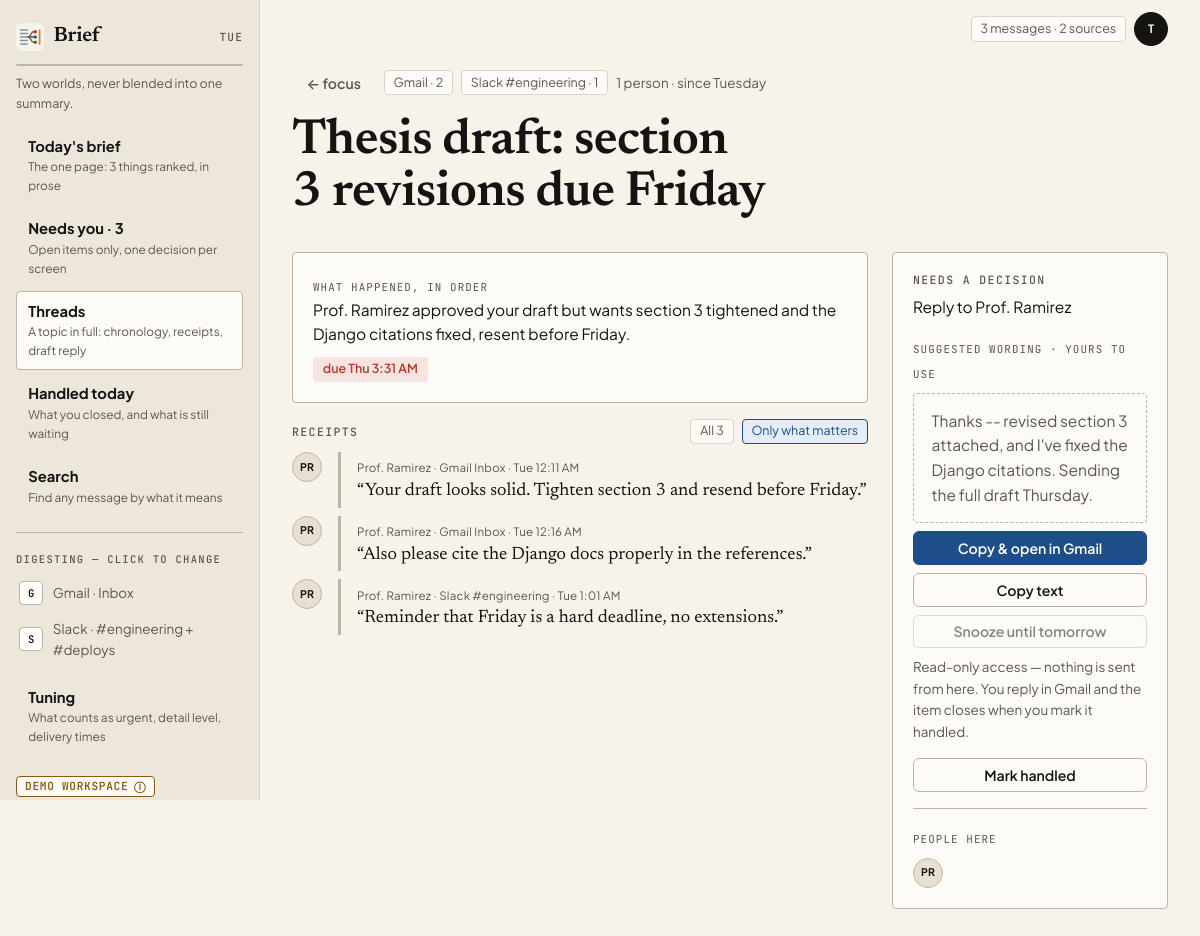
The app's page /work/thread/11/ (signed in) with its own data.
### unopsis/models.py (models this page shows, shortened)
class Connection(models.Model):
    class Status(models.TextChoices):
        CONNECTED = "connected", "Connected"
        ERROR = "error", "Error"
        REVOKED = "revoked", "Revoked"
    space = models.ForeignKey(Space, on_delete=models.CASCADE, related_name="connections")
    provider = models.CharField(max_length=32, choices=Provider.choices)
    external_account = models.CharField(
        max_length=254,
        help_text="Identifier at the provider, e.g. an address, workspace, or handle.",
    )
    display_name = models.CharField(max_length=120, blank=True)
    status = models.CharField(max_length=16, choices=Status.choices, default=Status.CONNECTED)
    read_only = models.BooleanField(default=True)
    token_ref = models.CharField(
        max_length=200, blank=True,
        help_text=(
            "Opaque pointer to credentials held in a secrets store. No token "
            "material is ever written to this table."
        ),
    )
    included_scopes = models.JSONField(
        default=list, blank=True,
        help_text=(
            'Which channels/labels/chats count, e.g. '
            '[{"id":"C08KJ21X","name":"#engineering","type":"channel"}]. '
            "Excluded scopes are simply absent."
        ),
    )
    last_synced_at = models.DateTimeField(null=True, blank=True)
    last_error = models.TextField(blank=True)
    class Meta:
        ordering = ["space", "provider", "external_account"]
        constraints = [
            models.UniqueConstraint(
                fields=["space", "provider", "external_account"],
                name="uniq_connection_per_space_provider_account",
            )
        ]

class Message(models.Model):
    connection = models.ForeignKey(Connection, on_delete=models.CASCADE, related_name="messages")
    author = models.ForeignKey(
        Person,
        on_delete=models.PROTECT,
        related_name="messages",
    )
    external_id = models.CharField(max_length=200, help_text="The provider's own message id.")
    scope_name = models.CharField(
        max_length=200, blank=True,
        help_text="Channel/label the message arrived in, denormalized from the provider.",
    )
    sent_at = models.DateTimeField()
    body = models.TextField()
    permalink = models.URLField(blank=True)
    is_noise = models.BooleanField(default=False)
    raw = models.JSONField(default=dict, blank=True)
    class Meta:
        ordering = ["-sent_at"]
        constraints = [
            models.UniqueConstraint(
                fields=["connection", "external_id"], name="uniq_message_per_connection"
            )
        ]
        indexes = [
            models.Index(fields=["connection", "sent_at"], name="idx_message_conn_sent"),
        ]

class BriefItem(models.Model):
    class Lane(models.TextChoices):
        NEEDS_YOU = "needs_you", "Needs you"
        MOVING = "moving", "Moving without you"
        FYI = "fyi", "FYI"
    class State(models.TextChoices):
        OPEN = "open", "Open"
        HANDLED = "handled", "Handled"
        SNOOZED = "snoozed", "Snoozed"
        DISMISSED = "dismissed", "Dismissed"
    brief = models.ForeignKey(Brief, on_delete=models.CASCADE, related_name="items")
    title = models.CharField(max_length=200, help_text="The subject this item is about.")
    messages = models.ManyToManyField(
        Message, related_name="brief_items", blank=True,
        help_text="The receipts: every message this item's summary rests on.",
    )
    primary_message = models.ForeignKey(
        Message,
        on_delete=models.SET_NULL,
        null=True, blank=True, related_name="lead_for_items",
    )
    lane = models.CharField(max_length=16, choices=Lane.choices)
    rank = models.PositiveIntegerField()
    summary = models.TextField()
    why = models.TextField(blank=True, help_text="Why this surfaced -- shown on demand.")
    deadline_at = models.DateTimeField(null=True, blank=True)
    state = models.CharField(max_length=16, choices=State.choices, default=State.OPEN)
    handled_at = models.DateTimeField(null=True, blank=True)
    snoozed_until = models.DateTimeField(null=True, blank=True)
    actions = models.JSONField(
        default=list, blank=True,
        help_text=(
            'Offered actions, e.g. '
            '[{"kind":"reply","label":"Reply to Prof. Ramirez","primary":true}].'
        ),
    )
    draft_body = models.TextField(blank=True, help_text="A reply composed but not yet sent.")
    draft_sent_at = models.DateTimeField(null=True, blank=True)
    open_count = models.PositiveIntegerField(default=0)
    feedback = models.SmallIntegerField(
        default=0, help_text="-1 thumbs down, 0 none, +1 thumbs up."
    )
    class Meta:
        ordering = ["lane", "rank"]
        constraints = [
            models.UniqueConstraint(fields=["brief", "lane", "rank"], name="uniq_slot_per_brief"),
            models.UniqueConstraint(fields=["brief", "title"], name="uniq_title_per_brief"),
        ]

class Person(models.Model):
    space = models.ForeignKey(Space, on_delete=models.CASCADE, related_name="people")
    display_name = models.CharField(max_length=120)
    handles = models.JSONField(
        default=list, blank=True,
        help_text='Provider identities, e.g. ["priya@work.com", "@priya"].',
    )
    is_vip = models.BooleanField(default=False)
    first_seen_at = models.DateTimeField(auto_now_add=True)
    class Meta:
        ordering = ["-is_vip", "display_name"]
        constraints = [
            models.UniqueConstraint(
                fields=["space", "display_name"], name="uniq_person_per_space_name"
            )
        ]

### unopsis/app_views.py (the view)
# urls.py: path("<world:kind>/thread/<int:pk>/", app_views.thread, name="app-thread"),
@login_required
def thread(request, kind, pk):
    item = get_object_or_404(
        BriefItem.objects.select_related("brief__space", "primary_message__connection")
        .prefetch_related("messages__connection"),
        pk=pk, brief__space__kind=kind, brief__space__user=request.user,
    )
    show_all = request.GET.get("show") == "all"
    receipts = item.messages.select_related("author", "connection").order_by("sent_at")
    hidden = receipts.filter(is_noise=True).count()
    if not show_all:
        receipts = receipts.exclude(is_noise=True)
    space, brief, now = item.brief.space, item.brief, timezone.now()
    primary = item.primary_message
    safe_link = primary is not None and urlparse(primary.permalink).scheme in ("http", "https")
    return _render_world(
        request, "unopsis/app/thread.html", kind, "threads" if kind == WORK else "since",
        space, brief, now,
        item=item,
        chips=ui.source_chips(item),
        receipts=list(receipts),
        hidden=hidden,
        show_all=show_all,
        total=item.messages.count(),
        people=Person.objects.filter(messages__brief_items=item).distinct().order_by("display_name"),
        decision=ui.primary_action(item),
        secondary=ui.secondary_actions(item),
        open_url=primary.permalink if safe_link else "",
        open_label=primary.connection.get_provider_display() if primary else "",
    )

### templates/unopsis/app/thread.html (shortened to what this page needs)
{% extends "unopsis/app/shell.html" %}
{% load app_ui %}
{% block rail %}{% include "unopsis/app/_rail_world.html" %}{% endblock %}
{% block rail_foot %}{% include "unopsis/app/_rail_world_foot.html" %}{% endblock %}
{% block topbar %}<span class="chip">{{ total }} message{{ total|pluralize }} · {{ chips|length }} source{{ chips|length|pluralize }}</span>{% endblock %}
{% block app_content %}
  <p class="d-flex flex-wrap align-items-center gap-2">
    {% if world == 'work' %}
      <a class="btn-app btn-app--quiet" href="{% url 'app-work-focus' item.pk %}">← focus</a>
    {% else %}
      <a class="btn-app btn-app--quiet" href="{% url 'app-personal-catchup' %}">← catch-up</a>
    {% endif %}
    {% for chip in chips %}<span class="chip">{{ chip.label }} · {{ chip.count }}</span>{% endfor %}
    <span class="meta">{{ people|length }} {{ people|length|pluralize:"person,people" }}{% if receipts %} · since {{ receipts.0.sent_at|date:"l" }}{% endif %}</span>
  </p>
  <h1 class="page-title">{{ item.title }}</h1>
  <div class="row g-4 mt-1">
    <div class="col-lg-8">
      <div class="app-card mb-3">
        <small class="meta">What happened, in order</small>
        <p class="mb-2">{{ item.summary }}</p>
        {% if item.deadline_at %}<span class="chip chip--due">due {{ item.deadline_at|date:"D g:i A" }}</span>{% endif %}
      </div>
      <div class="d-flex justify-content-between align-items-center mb-2">
        <h2 class="h6 mb-0">Receipts</h2>
        <span class="d-flex gap-2">
          <a class="chip {% if show_all %}chip--on{% endif %}" href="?show=all">All {{ total }}</a>
          <a class="chip {% if not show_all %}chip--on{% endif %}" href="?">Only what matters</a>
        </span>
      </div>
      {% for message in receipts %}
        <div class="d-flex gap-3 mb-2">
          <span class="avatar" title="{{ message.author.display_name }}">{{ message.author.display_name|initials }}</span>
          <div class="receipt flex-grow-1">
            <small class="meta">{{ message.author.display_name }} · {{ message.connection.get_provider_display }}{% if message.scope_name %} {{ message.scope_name }}{% endif %} · {{ message.sent_at|date:"D g:i A" }}</small>
            <p class="mb-0">“{{ message.body }}”</p>
          </div>
        </div>
      {% empty %}
        <p class="meta">No messages are cited for this item.</p>
      {% endfor %}
    </div>
    <div class="col-lg-4">
      <div class="app-card">
        <h2 class="h6">Needs a decision</h2>
        {% if decision %}<p>{{ decision.label }}</p>{% else %}<p class="meta">Nothing to decide — read and close.</p>{% endif %}
        {% if item.draft_body %}
          <small class="meta">Suggested wording · yours to use</small>
          <div class="hint my-2" id="draft">{{ item.draft_body }}</div>
          {% if open_url %}
            <button type="button" class="btn-app btn-app--primary w-100 mb-2" data-copy="#draft" data-open="{{ open_url }}">Copy &amp; open in {{ open_label }}</button>
          {% endif %}
          <button type="button" class="btn-app w-100 mb-2" data-copy="#draft">Copy text</button>
        {% endif %}
        {% for action in secondary %}
          <button type="button" class="btn-app w-100 mb-2" disabled title="Coming soon. For now Unopsis only reads; nothing is sent on your behalf.">{{ action.label }}</button>
        {% endfor %}
        <p class="meta small">Read-only access — nothing is sent from here. You reply in {{ open_label|default:"the original app" }} and the item closes when you mark it handled.</p>
        <form method="post" action="{% url 'app-item-action' item.pk %}">{% csrf_token %}
          <button class="btn-app w-100" type="submit">Mark handled</button>
        </form>
        <hr>
        <small class="meta">People here</small>
        <p class="d-flex gap-2 mt-2 mb-0">
          {% for person in people %}<span class="avatar" title="{{ person.display_name }}">{{ person.display_name|initials }}</span>{% empty %}<span class="meta">nobody cited</span>{% endfor %}
        </p>
      </div>
    </div>
  </div>
{% endblock %}

### templates/unopsis/app/shell.html (shortened to what this page needs)
{% extends "base.html" %}
{% load static app_ui %}
{% block extra_css %}<link rel="stylesheet" href="{% static 'css/app.css' %}">{% endblock %}
{% block body_class %}app-body{% endblock %}
{% block body %}
<div class="app-shell">
  <aside class="app-rail" aria-label="Sidebar">
    {% block rail %}{% endblock %}
    <div class="app-rail__foot">
      {% block rail_foot %}{% endblock %}
    </div>
  </aside>
  <div class="app-main">
    <header class="app-topbar">
      {% block topbar %}{% endblock %}
      {% if user.is_authenticated %}
        {% with name=user.get_full_name|default:user.get_username %}
        <details class="account-menu" data-account-menu>
          <summary aria-label="Account menu for {{ user.get_username }}">
            <span class="avatar">{{ name|initials }}</span>
          </summary>
        </details>
        {% endwith %}
      {% endif %}
    </header>
    <main class="app-content">
      {% block app_content %}{% endblock %}
    </main>
  </div>
</div>
{% endblock %}

### templates/unopsis/app/_rail_world.html (shortened to what this page needs)
{% load static app_ui %}
<div class="rail-brand">
  <img class="rail-logo" src="{% static 'img/unopsis-logo.svg' %}" alt="">
  {% if world == 'work' %}Brief{% else %}Catch up{% endif %}
  <span class="rail-day">{{ today|date:"D" }}</span>
</div>
<nav class="segmented" aria-label="Switch world">
  <a href="{% url 'app-work-brief' %}" class="{% if world == 'work' %}is-on{% endif %}"
     {% if world == 'work' %}aria-current="page"{% endif %}>Work</a>
  <a href="{% url 'app-personal-catchup' %}" class="{% if world == 'personal' %}is-on{% endif %}"
     {% if world == 'personal' %}aria-current="page"{% endif %}>Personal</a>
</nav>
<p class="rail-note">{% if world == 'work' %}Two worlds, never blended into one summary.{% else %}Different sources, different ranking.{% endif %}</p>
{% if world == 'work' %}
  <a class="rail-link {% if active == 'brief' %}is-active{% endif %}" href="{% url 'app-work-brief' %}">
    <strong>Today's brief</strong><small>The one page: {{ needs_you_count }} thing{{ needs_you_count|pluralize }} ranked, in prose</small></a>
  <a class="rail-link {% if active == 'needs-you' %}is-active{% endif %}" href="{% url 'app-work-needs-you' %}">
    <strong>Needs you · {{ needs_you_count }}</strong><small>Open items only, one decision per screen</small></a>
  <a class="rail-link {% if active == 'threads' %}is-active{% endif %}"
     href="{% if first_needs_you %}{% url 'app-thread' 'work' first_needs_you.pk %}{% else %}{% url 'app-work-brief' %}{% endif %}">
    <strong>Threads</strong><small>A topic in full: chronology, receipts, draft reply</small></a>
  <a class="rail-link {% if active == 'handled' %}is-active{% endif %}" href="{% url 'app-work-handled' %}">
    <strong>Handled today</strong><small>What you closed, and what is still waiting</small></a>
  <a class="rail-link {% if active == 'search' %}is-active{% endif %}" href="{% url 'app-search' %}?world=work">
    <strong>Search</strong><small>Find any message by what it means</small></a>
  <hr>
  <p class="rail-label">Digesting — click to change</p>
  {% for row in connections %}
    <a class="rail-source {% if row.broken %}is-broken{% endif %}" href="{% url 'app-setup-scope' %}">
      <span class="tile">{{ row.connection|provider_letter }}</span>
      <span>{% if row.broken %}{{ row.connection.get_provider_display }} · can't sync{% else %}{{ row.label }}{% endif %}</span>
    </a>
  {% empty %}
    <p class="rail-note">No sources yet. <a href="{% url 'app-setup-sources' %}">Connect one</a>.</p>
  {% endfor %}
  <a class="rail-link mt-2" href="{% url 'app-setup-tuning' %}">
    <strong>Tuning</strong><small>What counts as urgent, detail level, delivery times</small></a>
{% endif %}

### records on screen
Connection: connection|provider_letter "G", label "Gmail · Inbox", provider "Gmail"
Connection: connection|provider_letter "S", label "Slack · #engineering + #deploys"
Message: sent_at "Tuesday", author.display_name|initials "PR", author.display_name "Prof. Ramirez", connection.provider "Gmail", scope_name "Inbox", sent_at "Tue 12:11 AM", body "Your draft looks solid. Tighten section 3 and resend before Friday."
BriefItem: title "Thesis draft: section 3 revisions due Friday", summary "Prof. Ramirez approved your draft but wants section 3 tightened and the Django citations fixed, resent before Friday.", deadline_at "Thu 3:31 AM", draft_body "Thanks -- revised section 3 attached, and I've fixed the Django citations. Sending the full draft Thursday."
Message: author.display_name|initials "PR", author.display_name "Prof. Ramirez", connection.provider "Gmail", scope_name "Inbox", sent_at "Tue 12:16 AM", body "Also please cite the Django docs properly in the references."
Message: author.display_name|initials "PR", author.display_name "Prof. Ramirez", connection.provider "Slack", scope_name "#engineering", sent_at "Tue 1:01 AM", body "Reminder that Friday is a hard deadline, no extensions."
Person: display_name|initials "PR"

### other values on screen
{{ today|date:"D" }} "TUE"
{{ needs_you_count }} "3"
{{ total }} "3"
{{ chips|length }} "2"
{{ name|initials }} "T"
{{ chip.label }} "Gmail" "Slack #engineering"
{{ chip.count }} "2" "1"
{{ people|length }} "1"
{{ decision.label }} "Reply to Prof. Ramirez"
{{ action.label }} "Snooze until tomorrow"
